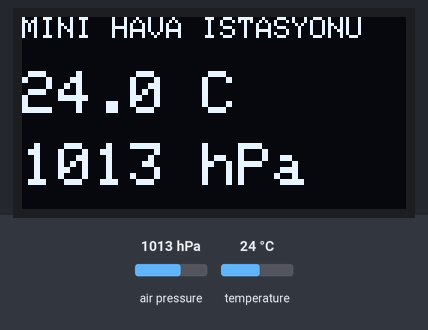
Simulated run of this sketch. Board: ESP32. On the bench: 128×64 one-colour display. The inputs (shaded band) are chosen by the test bench; at power-on: air pressure 1013 hPa, temperature 24 °C.

Above: at 2.8 s.
2.9 s: air pressure set to 952 hPa
At 5.2 s:
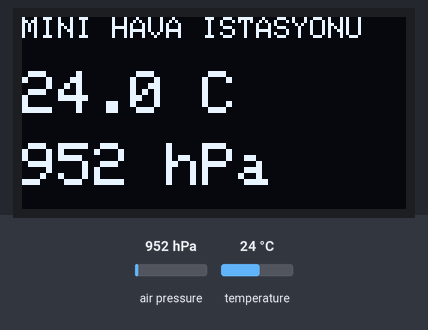
5.6 s: temperature set to 12 °C
At 6.6 s:
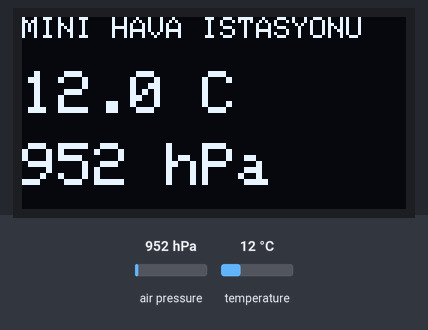
8.3 s: air pressure set to 975 hPa
At 11.3 s:
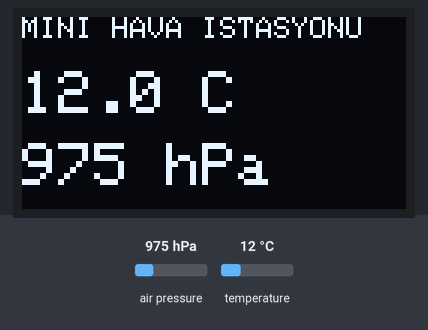
11.6 s: temperature set to 19 °C
At 13.0 s:
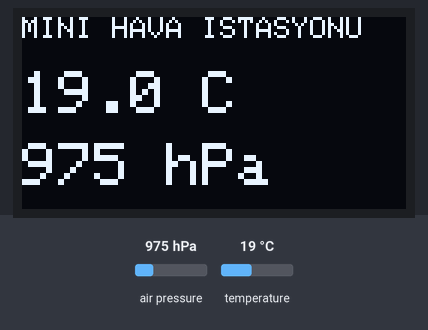
Timing chart, 0 to 14.6 s (numbered marks = the images above; inputs shaded):
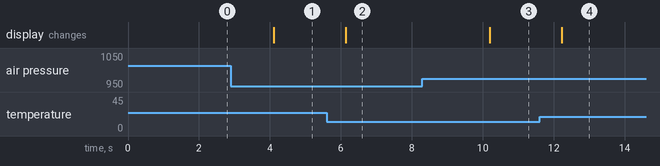

Measured:
- after the input at 2.9 s, the display: changes after 1.2 s (image 1)
- after the input at 5.6 s, the display: changes after 0.54 s (image 2)
- after the input at 8.3 s, the display: changes after 1.9 s (image 3)
- after the input at 11.6 s, the display: changes after 0.62 s (image 4)

The sketch:

Foy3_BMP_OLED.ino
```cpp
// FOY 3 - Kod 3.2: Mini hava istasyonu (OLED)
#include <Wire.h>
#include <Adafruit_GFX.h>
#include <Adafruit_SSD1306.h>
#include <Adafruit_BMP280.h>

Adafruit_SSD1306 ekran(128, 64, &Wire, -1);
Adafruit_BMP280 bmp;

void setup() {
  Serial.begin(115200);
  Wire.begin(21, 22);

  if (!ekran.begin(SSD1306_SWITCHCAPVCC, 0x3C)) {
    Serial.println("HATA: OLED baslatilamadi.");
    while (true) delay(100);
  }
  bool bulundu = bmp.begin(0x76);
  if (!bulundu) bulundu = bmp.begin(0x77);
  if (!bulundu) {
    Serial.println("HATA: BMP280 bulunamadi.");
    while (true) delay(100);
  }
  ekran.setTextColor(SSD1306_WHITE);
}

void loop() {
  float sicaklik = bmp.readTemperature();
  float basinc = bmp.readPressure() / 100.0;

  ekran.clearDisplay();
  ekran.setTextSize(1);
  ekran.setCursor(0, 0);
  ekran.println("MINI HAVA ISTASYONU");

  ekran.setTextSize(2);
  ekran.setCursor(0, 18);
  ekran.print(sicaklik, 1);
  ekran.println(" C");
  ekran.setCursor(0, 42);
  ekran.print(basinc, 0);
  ekran.println(" hPa");
  ekran.display();

  delay(2000);
}
```
